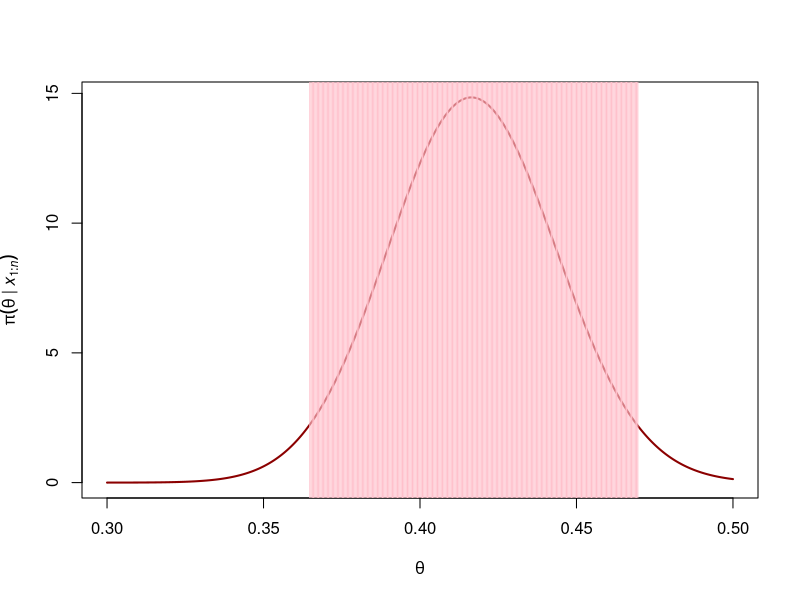

The R script that drew this image: (Note: this script raises an error after producing the figure.)
###-----------------------------###
#
#            Q1a~~~k=1
#
###-----------------------------###
### Step 1: Initialization
# data = read.table("MCQ.txt", header = T);
# X = as.matrix(data);
# a = 0.5; b=0.5;
# n = dim(X)[1];
# m = dim(X)[2];
# alpha.b = sum(X) + a;
# beta.b = n*m - sum(X) + b
alpha.b = 140.5
beta.b = 196.5

### Step 2: Find Bayes estimator
theta = seq(0, 1, length = 5001)
# notice that the posterior has a closed form
d = dbeta(theta, alpha.b, beta.b)
L = theta[which.min(abs(d[1:which.max(d)]-1))]
U = theta[which.min(abs(d[which.max(d)+1:length(d)]-1))+which.max(d)]
L
U

### Step 3: Find Credible level
pbeta(U,alpha.b,beta.b)-pbeta(L,alpha.b,beta.b)

###-----------------------------###
#
#          Q1b~~~95% HPD
#
###------------------------------###

# Method 1
{
    alpha = 0.05
    ### step 1: values of posterior at different values of theta in [a,b]
    theta = seq(from=0.3, to=0.5, length=501)
    d = dbeta(theta, alpha.b, beta.b)
    
    ### step 2: find the theta that satisfy the credibility requirement 
    # O stores indices
    O = order(d,decreasing=TRUE)
    # confidence w.r.t. all interval candidates
    
    ##---Learning Moment: use Riemann sum to approximate integral---##
    step = theta[2]-theta[1]
    conf = cumsum(d[O]*step)
    
    # check confidence condition
    N = sum(conf<1-alpha)+1
    selected.index = O[1:N]
    selected = theta[selected.index]
    # results
    k = d[O[N]]
    selected[1]
    selected[N]
    alpha.hat = conf[N]
    alpha.hat
    
    ### step 3: plot 
    plot(theta,d, type="l", lwd=2, col="red4", 
         xlab=expression(theta),
         ylab=expression(pi(theta~"|"~italic(x[1:n]))))
    abline(v=selected,col="pink")
    abline(h=c(0,k),v=c(a,b),lty=3, lwd=.75)
    
    ### exploration
    abline(v = theta[O[1:10]],col='yellow')
    abline(v = theta[O[1:50]],col='yellow')
    abline(v = theta[O[1:100]],col='yellow')
    abline(v = theta[O[1:150]],col='yellow')
    
    abline(h = d[O[10]],lty = 2,col='orange')
    abline(h = d[O[50]],lty = 2,col='orange')
    abline(h = d[O[100]],lty = 2,col='orange')
    abline(h = d[O[150]],lty = 2,col='orange')
    
    conf[1:50]
    
}
    
# Method 2
{
    ### search for all possible HPD set (with different credible level)
    i.max = which.max(d)
    out = array(NA, dim=c(i.max,3))
    colnames(out) = c("Lower-bound","Upper-bound","Credible-level")
    for(i.left in 1:i.max){
        delta = abs(d[i.left]-d[-(1:i.max)])
        out[i.left,1] = theta[i.left]
        i.right = i.max+which.min(delta)
        out[i.left,2] = theta[i.right]
        out[i.left,3] = pbeta(out[i.left,2],alpha.b,beta.b)-pbeta(out[i.left,1],alpha.b,beta.b)
    }
    
    ### select the HPD set with a desired creible level
    (result = out[which.min(abs(out[,3]-0.95)),])
    
    ### plot
    abline(v=c(result[1:2]),col="blue4",lwd=3)
    
    # exploration
    plot(theta,d, type="l", lwd=2, col="red4", 
         xlab=expression(theta),
         ylab=expression(pi(theta~"|"~italic(x[1:n]))))
    abline(h=c(0,k),v=c(a,b),lty=3, lwd=.75)
    abline(v=c(result[1:2]),col="blue4",lwd=3)
    abline(v = c(out[50,1],out[50,2]),col='blue',lty=4)
    abline(v = c(out[100,1],out[100,2]),col='blue',lty=4)
    abline(v = c(out[150,1],out[150,2]),col='blue',lty=4)
}

##---Learning Moment: use Riemann sum to approximate integral---##
riemann = function(f, left, right, step){
    theta = seq(from = left,to = right,by = step)
    f.all = f(theta)
    sum1 = sum(f.all*step)
    sum2 = mean(f.all)*(right-left)
    sum3 = pbeta(right,alpha.b,beta.b)-pbeta(left,alpha.b,beta.b)
    out = array(c(sum1,sum2,sum3),dimnames=list(c('Riemann Sum','Sample average','pbeta')))
    out
}
post = function(x) dbeta(x,alpha.b,beta.b)
l=0
r=1
riemann(f = post,left = l,right = r,step = 0.01)

###-----------------------------###
#
#          Q1c~~~95% ET
#
###------------------------------###
qbeta(c(0.025,0.975),alpha.b,beta.b)

